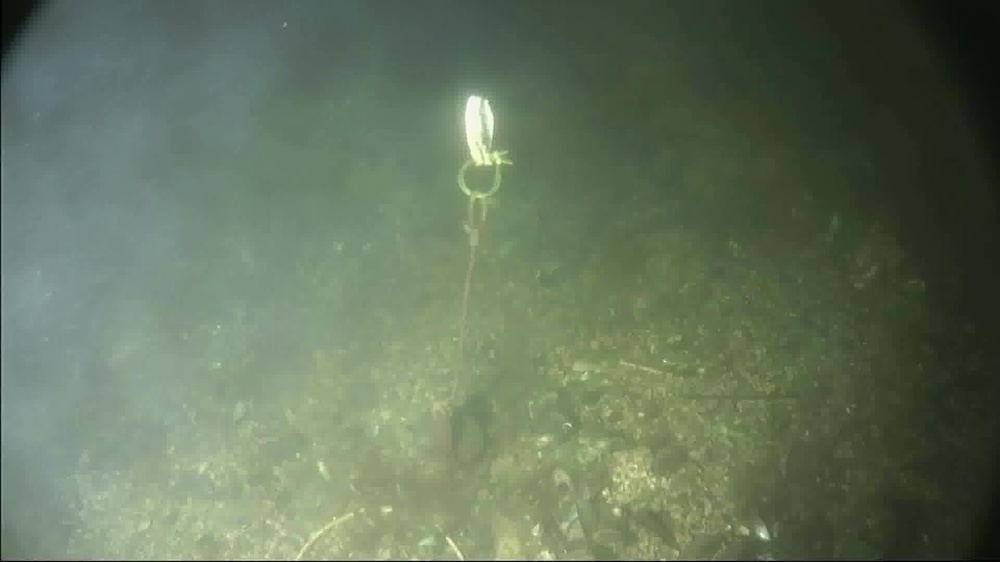
#> input picture Image Processing/image.jpg, 1000 x 562 px, shrunk from 1920 x 1080 before the run
$ jupyter execute 'Open images using different libraries.ipynb'
#> lines starting #> are read from the running program, lines starting #| are printed output that depends on the picture
[cell 1]
import numpy as np
import matplotlib.pyplot as plt
from skimage import io, img_as_float
from PIL import Image
import cv2
import os

[cell 2]
img = io.imread('image.jpg') # IO make the image into an numpy array
#> img is the input picture: shape (562, 1000, 3); mean R, G, B 100.5, 115.9, 92.8
print(img.shape)
#| (562, 1000, 3)
plt.imshow(img)
plt.show()

[cell 3]
img = Image.open('image.jpg')
print("1)",img.format)
#| 1) JPEG
print("2)",img.size)
#| 2) (1000, 562)
print("3)",img.mode)
#| 3) RGB
print("4)",img.info)
#| 4) {'jfif': 257, 'jfif_version': (1, 1), 'jfif_unit': 0, 'jfif_density': (1, 1)}
print("5)",img.getbands())
#| 5) ('R', 'G', 'B')
print ("6)",img.getbbox())
#| 6) (0, 0, 1000, 562)
print ("7)",img.filename)
#| 7) image.jpg
print ("8)",img.getdata())
#> (printed output is left out)
print ("9)",img.getpixel((img.size[0] / 2, img.size[1] / 2)))
#| 9) (122, 142, 105)
print ("10)",img.getcolors())
#| 10) None
print ("11)",img.getextrema())
#| 11) ((0, 250), (2, 255), (0, 242))
img.show()

[cell 4]
from PIL import Image
from PIL.ExifTags import TAGS

img = Image.open("image.jpg")
exif_data = img.getexif()

for tag_id in exif_data:
  tag = TAGS.get(tag_id, tag_id)
  data = exif_data.get(tag_id)
  print(tag, data)
#> this loop made 0 passes

[cell 5]
img = io.imread('image.jpg')
print(img.shape)
#| (562, 1000, 3)

[cell 6]
print (img / 255.0)
#> (printed output is left out)

[cell 7]
np.max(img)
#> Out = 255

[cell 8]
np.min(img)
#> Out = 0

[cell 9]
img = img /255.0

[cell 10]
plt.imshow(img)
plt.show()

[cell 11]
io.imshow(img)
io.show()

[cell 12]
img = img[:, : , ::-1]
io.imshow(img)
io.show()

[cell 13]
plt.imshow(img)
plt.show()

[cell 14]
import matplotlib.image as mpimg
img = mpimg.imread('image.jpg')
print(img.shape)
#| (562, 1000, 3)

[cell 15]
print (img)
#> (printed output is left out)

[cell 16]
plt.imshow(img)
plt.colorbar()
plt.show()
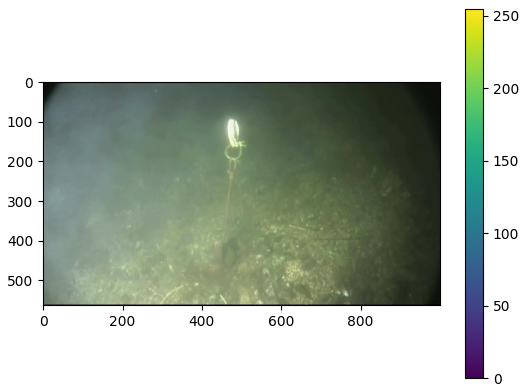
#> figure drawn by matplotlib, 2 panels

[cell 17]
img = img.astype(float)

[cell 18]
cv2_img = cv2.imread('image.jpg', 0)
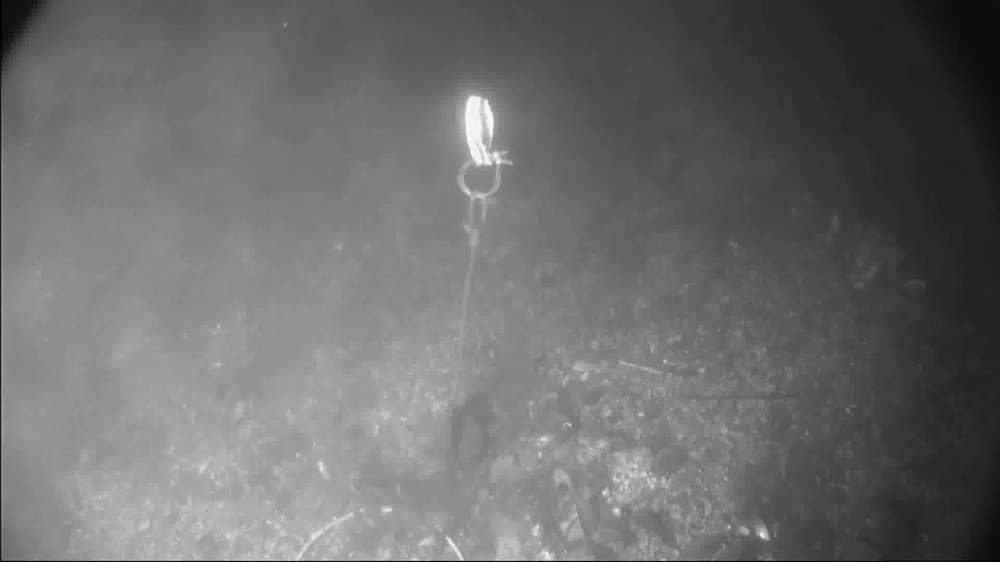
#> cv2_img: shape (562, 1000); min 1, max 251, mean 108.7
cv2.imshow('image', cv2_img)
cv2.waitKey(0)
cv2.destroyAllWindows()
